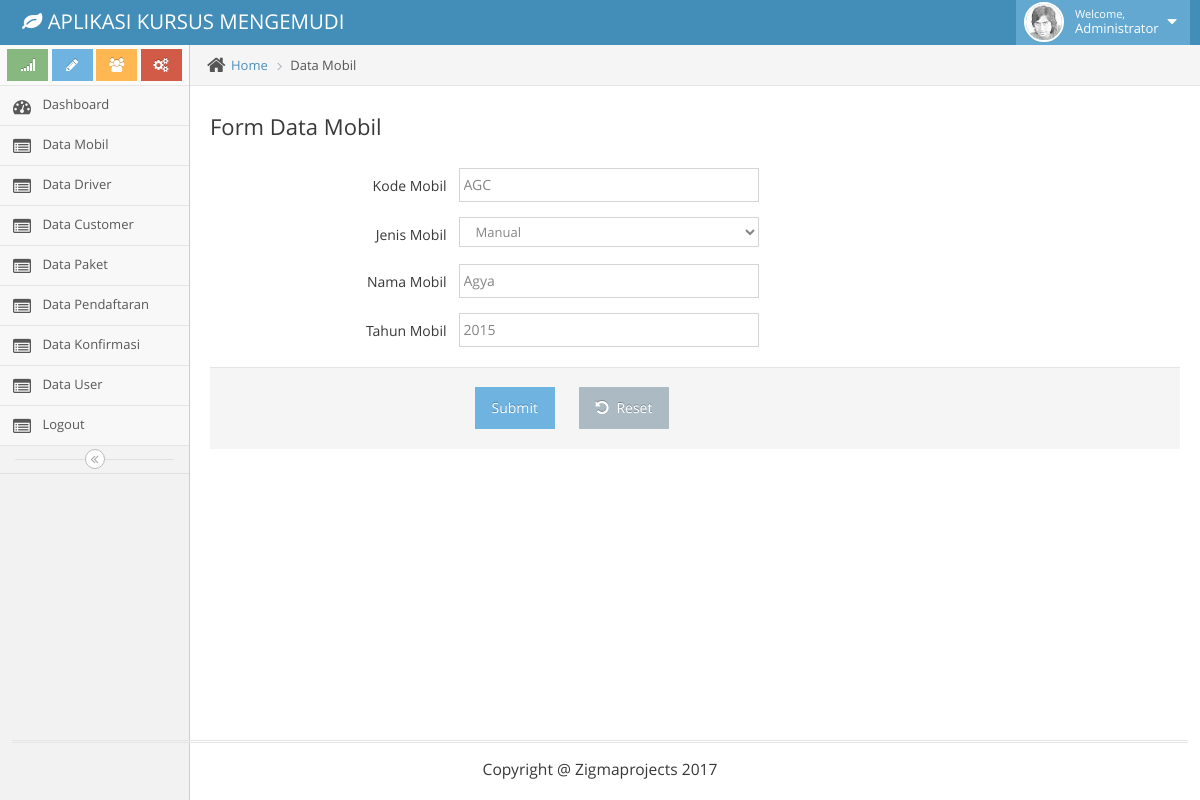
The page /admin/index.php?menu=form-mobil&kode=AGC&aksi=ubah (signed in) on the database its author committed.
### tables this page shows
CREATE TABLE `mst_mobil` (
  `kode_mobil` varchar(25) NOT NULL,
  `jenis_mobil` varchar(20) NOT NULL,
  `nama_mobil` varchar(50) NOT NULL,
  `tahun_mobil` int(4) NOT NULL
);

### admin/form-mobil.php (the view, shortened to what this page needs)
<?php include('koneksi.php');
$kode = "";
$jenis ="";
$nama = "";
$tahun = "";
if(isset($_GET['kode'])){
	$data = mysql_query("select * from mst_mobil where kode_mobil='".$_GET['kode']."'") or die(mysql_error());
	while($row = mysql_fetch_array($data)){
		$kode = $row['kode_mobil'];
		$jenis = $row['jenis_mobil'];
		$nama = $row['nama_mobil'];
		$tahun  = $row['tahun_mobil'];
		}
	}
?>
<div class="main-content">
				<div class="main-content-inner">
					<div class="breadcrumbs ace-save-state" id="breadcrumbs">
						<ul class="breadcrumb">
							<li>
								<i class="ace-icon fa fa-home home-icon"></i>
								<a href="#">Home</a>
							</li>
							<li class="active">Data Mobil</li>
						</ul>
					</div>
					<div class="page-content">
						<div class="row">
							<div class="col-xs-12">
					<div class="row">
        <div class="col-xs-12">
           <h3>Form Data Mobil</h3><br>
           <?php $action = "tambah";
		   	if(isset($_GET['aksi']))
			{
				$action = $_GET['aksi'];
				}
		   ?>
            <form class="form-horizontal" role="form" action="proses-mobil.php?aksi=<?php echo $action ?>" method="post">
                <div class="form-group">
                    <label class="col-sm-3 control-label no-padding-right" for="form-field-1"> Kode Mobil </label>
                    <div class="col-sm-9">
                        <input type="text" id="form-field-1" placeholder="Kode Mobil" class="col-xs-10 col-sm-5" name="kode" value = "<?php echo $kode?>"/>
                    </div>
                </div>
				  <div class="form-group">
                    <label class="col-sm-3 control-label no-padding-right" for="form-field-1"> Jenis Mobil </label>
                    <div class="col-sm-9">
                    	<select id="form-field-1" class="col-xs-10 col-sm-5" placeholder="Jenis Mobil" name="jenis" >
                            <option value="Manual" <?php if($jenis=="Manual"){ echo "selected";}?>>Manual</option>
                        </select>
                    </div>
                </div>
                <div class="form-group">
                    <label class="col-sm-3 control-label no-padding-right" for="form-field-1"> Nama Mobil </label>
                    <div class="col-sm-9">
                        <input type="text" id="form-field-1" placeholder="Nama Mobil" class="col-xs-10 col-sm-5" name="nama" value="<?php echo $nama;?>" />
                    </div>
                </div>
                <div class="form-group">
                    <label class="col-sm-3 control-label no-padding-right" for="form-field-1"> Tahun Mobil </label>
                    <div class="col-sm-9">
                        <input type="text" id="form-field-1" placeholder="Tahun Mobil" class="col-xs-10 col-sm-5" name="tahun" value="<?php echo $tahun;?>" />
                    </div>
                </div>
                              <div class="clearfix form-actions">
                    <div class="col-md-offset-3 col-md-9">
                        <input type="submit" value="Submit" class="btn btn-info">
                        <button class="btn" type="reset">
                            <i class="ace-icon fa fa-undo bigger-110"></i>
                            Reset
                        </button>
                    </div>
                </div>
                </form>
							</div>
						</div>
					</div>
				</div>
			</div>

### rows shown on the page
mst_mobil: kode "AGC", jenis "Manual", nama "Agya", tahun "2015"
